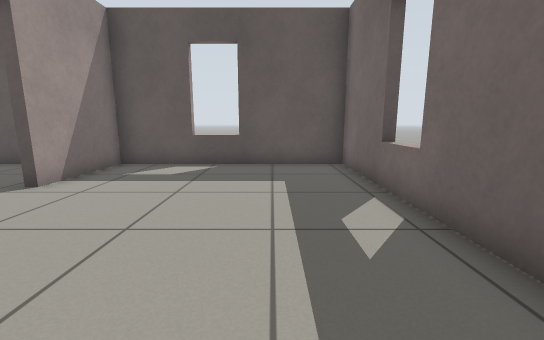
[1] (above)

13 first-person views from a walk through a Gazebo world. The camera is 0.72 m above the floor, tilts 10° down and sees 90° across. The floor is counted in squares, 0.5 m on a side. Each view is taken from the middle of a square. On the plan, view 1 faces up. The plan holds only what a view shows up to about 13 squares ahead; the rest is blank.

[2]
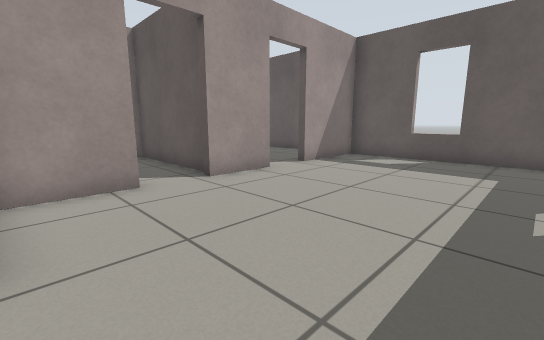

[3]
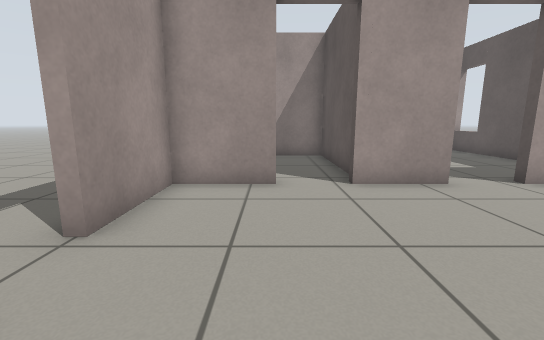

[4]
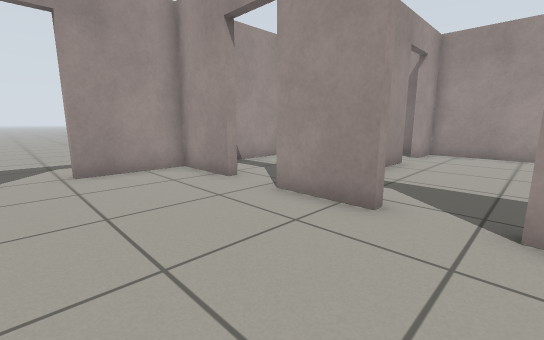

[5]
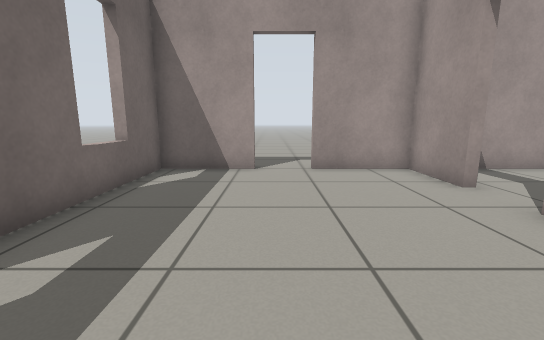

[6]
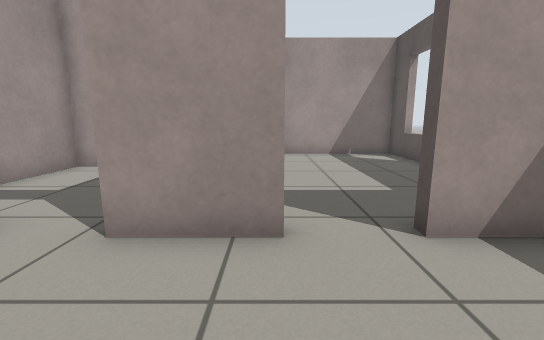

[7]
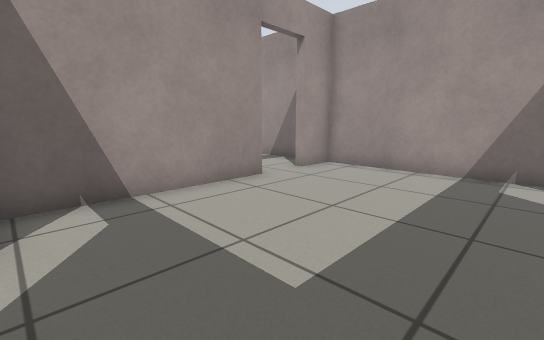

[8]
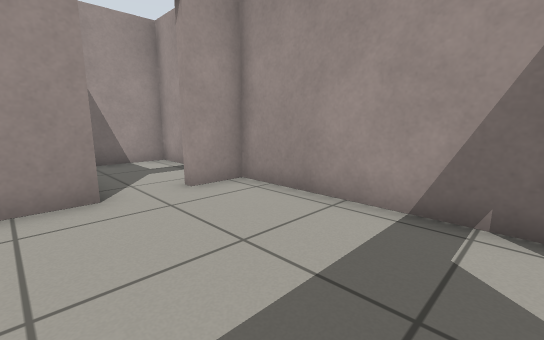

[9]
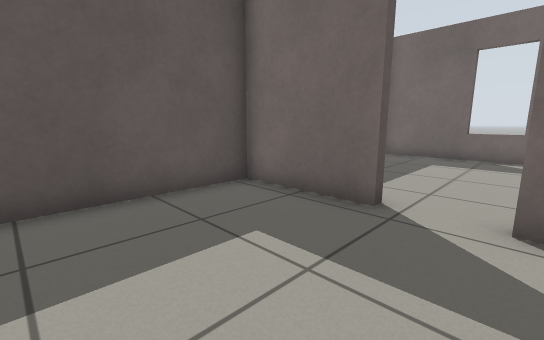

[10]
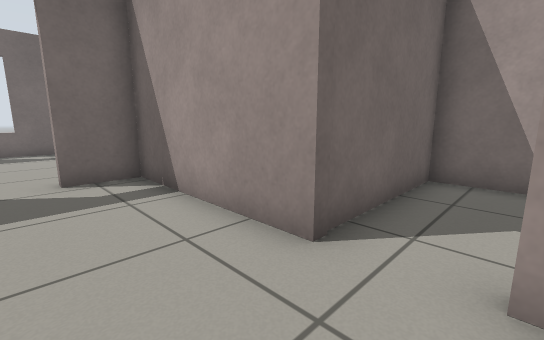

[11]
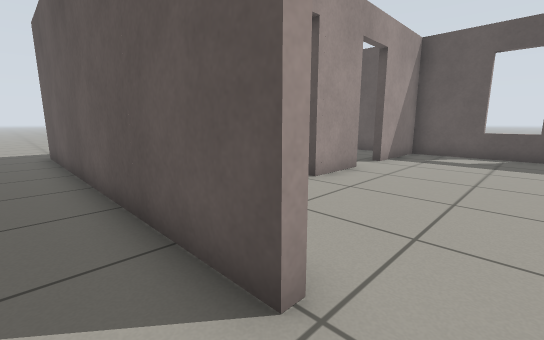

[12]
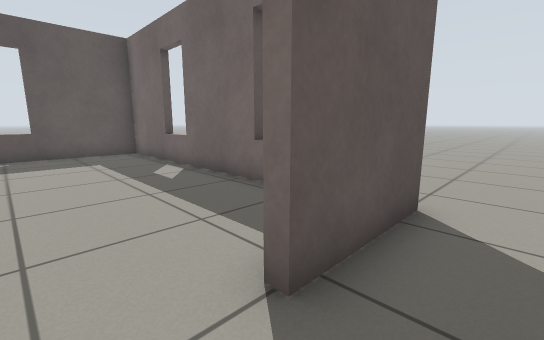

[13]
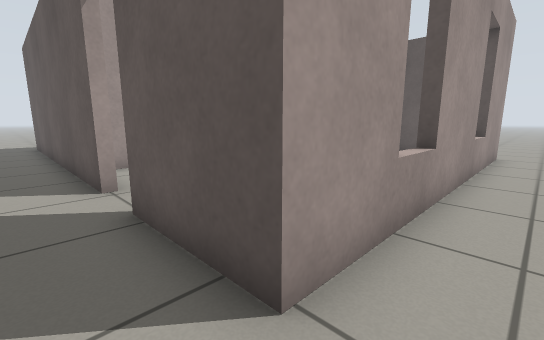

### Floor plan
Points are (right, up) in squares from view 1. A wall is a line through its corners. A room is listed if a view was taken in it or the views show most of it. See-through windows are left out.
Room 1 (views 1, 2, 3, 4, 5, 6)
walls: (-5.2, 4.2) (-5.2, 1.9); (-5.2, 0.1) (-5.2, -2.3) (-2.3, -2.3); (-0.5, -2.3) (2.5, -2.3) (2.5, 9.4) (-5.2, 9.4) (-5.2, 6)
ways out: open door at (-5, 5.5) to room 2; open door at (-1.5, -2.5) to room 3; open door at (-5, 1) to room 5
Room 2 (views 7, 8, 9, 10)
walls: (-11.1, 2.5) (-5.5, 2.5) (-5.5, 4.2); (-5.5, 6) (-5.5, 9.4) (-14.5, 9.4) (-14.5, 2.5) (-12.9, 2.5)
ways out: open door at (-5, 5.5) to room 1; open door at (-12.5, 2) to room 6
Room 3 (views 11, 12)
walls: (-2.3, -2.6) (-14.7, -2.6); (2.8, -2.6) (-0.5, -2.6)
ways out: open door at (-1.5, -2.5) to room 1; opening at (2, -4) to room 4
Room 4 (view 13)
walls: (2.8, 9.7) (2.8, -2.6)
ways out: opening at (2, -4) to room 3; opening at (4, 10)
Room 5 (no view inside)
walls: (-5.9, 2.2) (-10.8, 2.2) (-10.8, 0.1); (-10.8, -1.6) (-10.8, -2.3) (-7.4, -2.3); (-5.2, 1.9) (-5.6, 1.9)
ways out: open door at (-5, 1) to room 1
Room 6 (no view inside)
walls: (-14.5, 1.7) (-14.5, -2.3) (-11.1, -2.3) (-11.1, 2.5)
ways out: open door at (-12.5, 2) to room 2

Where each view was taken, in squares from view 1:
view 1: 0 up, 0 right, facing up
view 2: 2 down, 1 right, facing up-left
view 3: 0 up, 1 right, facing left
view 4: 6 up, 1 left, facing down-left
view 5: 6 up, 1 left, facing down
view 6: 4 up, 2 left, facing left
view 7: 8 up, 6 left, facing down-left
view 8: 8 up, 10 left, facing down-left
view 9: 4 up, 10 left, facing up-right
view 10: 5 up, 13 left, facing down-right
view 11: 4 down, 1 left, facing up-left
view 12: 4 down, 2 left, facing up-right
view 13: 4 down, 4 right, facing up-left
